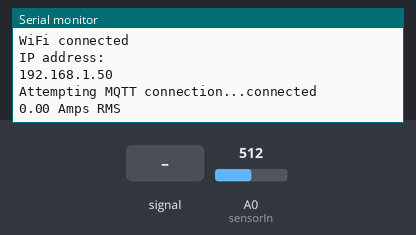
A sketch run on a simulated ESP8266 (NodeMCU). Shown: the last lines printed to the serial monitor. Inputs (shaded band) come from the test bench; at power-on: A0 (sensorIn) = 512. WiFi joins after 1.5 s; servers stay silent unless stated; no MQTT or app messages arrive unless stated.

Above: at 2.7 s.
2.8 s: A0 (sensorIn) fed a 200 Hz sine of ±81 counts around its level
At 4.1 s:
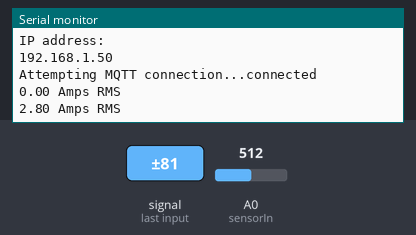
4.3 s: A0 (sensorIn) set to 716
At 5.2 s:
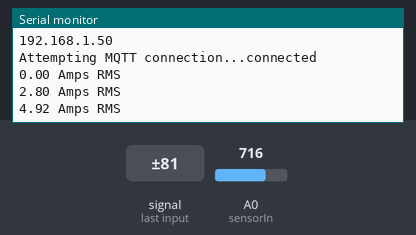
5.8 s: A0 (sensorIn) fed a 1000 Hz sine of ±255 counts around its level
At 7.1 s:
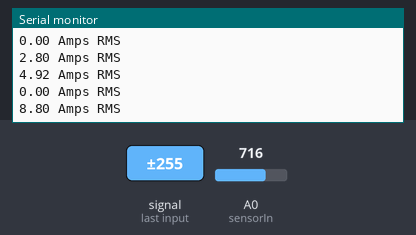
7.3 s: A0 (sensorIn) set to 1010
At 8.4 s:
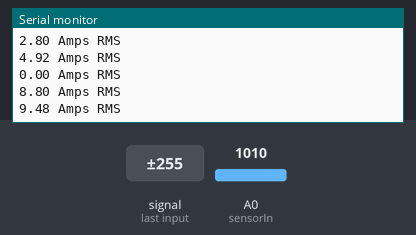
Timing chart, 0 to 9.8 s (numbered marks = the images above; inputs shaded):
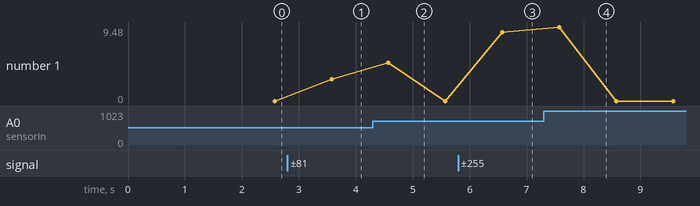

The sketch:

esp8266_acs712_code.ino
```cpp
#include <ESP8266WiFi.h>
#include <PubSubClient.h>

#define wifi_ssid "Savelberg"
#define wifi_password "777888991"

#define mqtt_server "mqtt.thingspeak.com"
#define mqtt_user " waithiageni"
#define mqtt_password "Nim@311905@bri"


const int sensorIn = A0;
int mVperAmp = 100; // use 100 for 20A Module and 66 for 30A Module and 185 for 5A Module

double Voltage = 0;
double VRMS = 0;
double AmpsRMS = 0;

WiFiClient espClient;
PubSubClient client(espClient);

void setup(){
 Serial.begin(9600);
 setup_wifi();
 client.setServer(mqtt_server, 1883);
}

void setup_wifi() {
  delay(10);
  // We start by connecting to a WiFi network
  Serial.println();
  Serial.print("Connecting to ");
  Serial.println(wifi_ssid);

  WiFi.begin(wifi_ssid, wifi_password);

  while (WiFi.status() != WL_CONNECTED) {
    delay(500);
    Serial.print(".");
  }

  Serial.println("");
  Serial.println("WiFi connected");
  Serial.println("IP address: ");
  Serial.println(WiFi.localIP());
}

void reconnect() {
  // Loop until we're reconnected
  while (!client.connected()) {
    Serial.print("Attempting MQTT connection...");
    // Attempt to connect
    // If you do not want to use a username and password, change next line to
       if (client.connect("ESP8266Client")) {
    // if (client.connect("ESP8266Client", mqtt_user, mqtt_password)) {
      Serial.println("connected");
    } else {
      Serial.print("failed, rc=");
      Serial.print(client.state());
      Serial.println(" try again in 5 seconds");
      // Wait 5 seconds before retrying
      delay(5000);
    }
  }
}

void loop(){
 if (!client.connected()) {
    reconnect();
  }
 client.loop();

 Voltage = getVPP();
 VRMS = (Voltage/2.0) *0.707;
 AmpsRMS = (VRMS * 1000)/mVperAmp;
 Serial.print(AmpsRMS);
 Serial.println(" Amps RMS");
 client.publish(String(AmpsRMS).c_str(), true);
}

float getVPP()
{
  float result;
  int readValue;
  int maxValue = 0;
  int minValue = 1024;

   uint32_t start_time = millis();
   while((millis()-start_time) < 1000) //sample for 1 Sec
   {
       readValue = analogRead(sensorIn);
       // see if you have a new maxValue
       if (readValue > maxValue)
       {

           maxValue = readValue;
       }
       if (readValue < minValue)
       {

           minValue = readValue;
       }
   }

   // Subtract min from max
   result = ((maxValue - minValue) * 5.0)/1024.0;

   return result;
 }
```

Measured:
- after the input at 2.8 s, the serial monitor: prints a new line after 0.78 s (image 1)
- after the input at 4.3 s, the serial monitor: prints a new line after 0.28 s (image 2)
- after the input at 5.8 s, the serial monitor: prints a new line after 0.78 s (image 3)
- after the input at 7.3 s, the serial monitor: prints a new line after 0.28 s (image 4)
- plotted number 1: 0 → 2.8 after the input at 2.8 s, 0 → 8.8 after the input at 5.8 s
